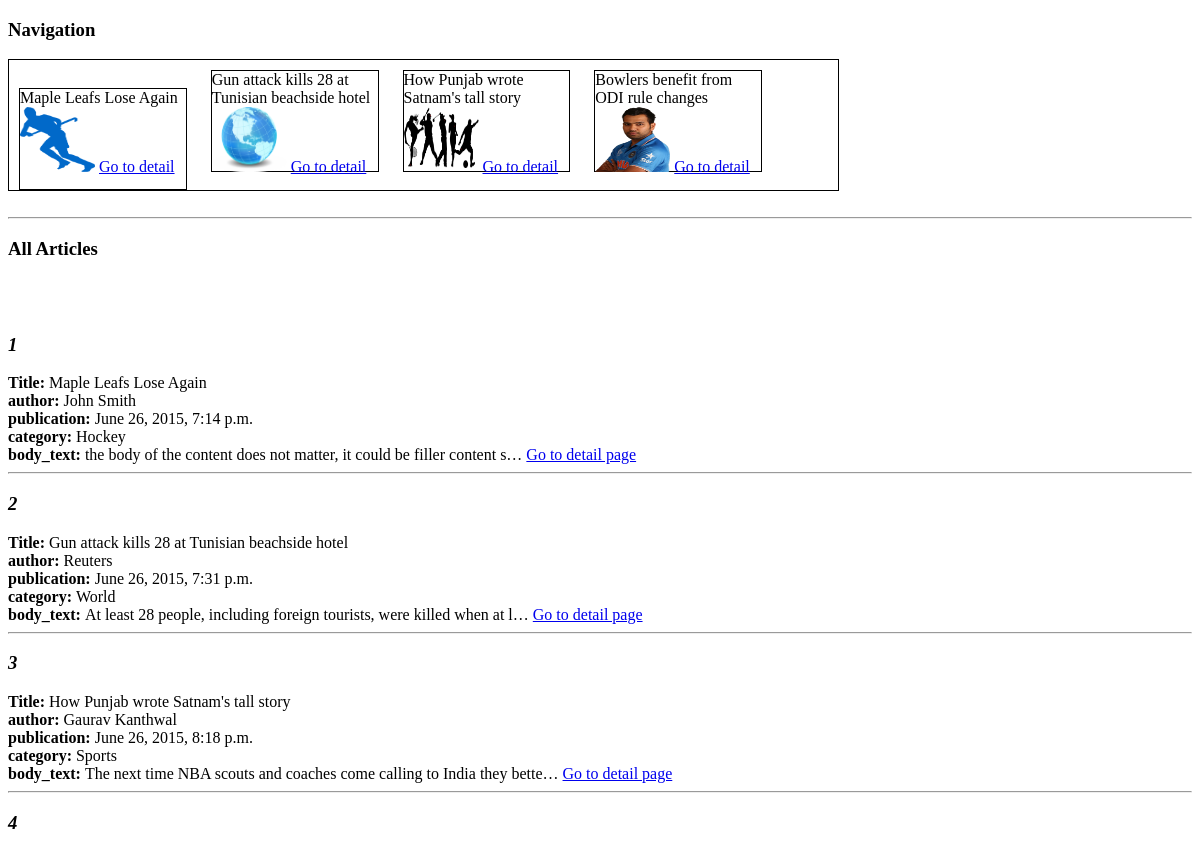
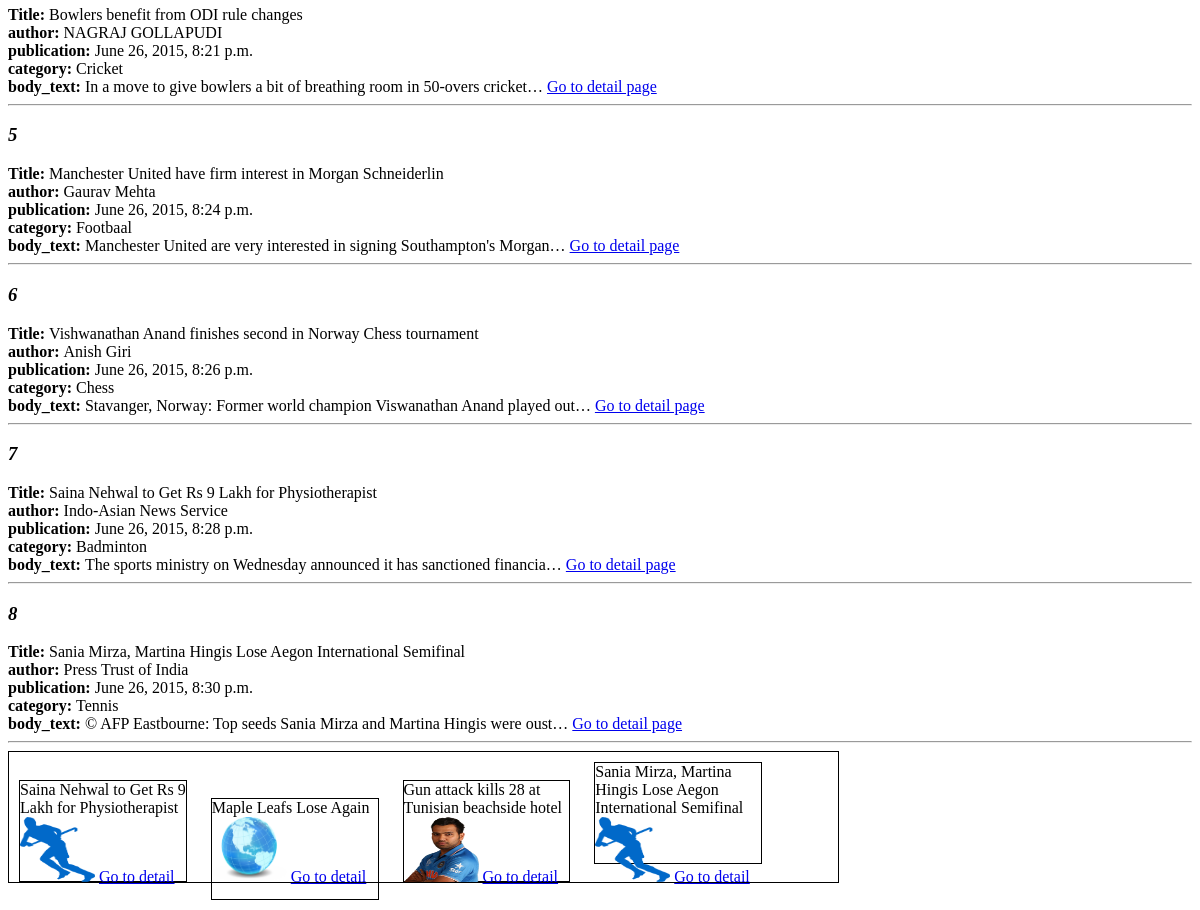
The page / on the database its author committed (2 pictures, top to bottom).
### apps/art/models.py (models this page shows)
class Article(models.Model):
    title = models.CharField(max_length=100)
    author = models.CharField(max_length=100)
    publication = models.DateTimeField(auto_now_add = True)
    category = models.CharField(max_length=100)
    hero_image = models.CharField(max_length=100)
    optional_image = models.CharField(max_length=100)
    body_text = models.TextField()

### apps/art/views.py (the view)
# urls.py: url(r'^$', home),
def home(request):
    return render(request, 'article_listing_page.html', locals())

### apps/art/context_processors.py (called while the page is built)
def all_common_variables(request):
    articles = Article.objects.all()
    random_article = Article.objects.order_by('?')[0:4]
    return {
            'articles':articles,
            'random_article':random_article,
            }

### apps/art/templates/article_listing_page.html (shortened to what this page needs)
{% extends "base.html" %}
{% block content %}
<h3><b>All Articles </b></h3></br></br>
{% for article in articles %}
	<h3><b><i>{{ forloop.counter }}</i></b></h3>
	<b>Title: </b>{{article.title}}</br>
	<b>author: </b>{{article.author}}</br>
	<b>publication: </b>{{article.publication}}</br>
	<b>category: </b>{{article.category}}</br>
	<b>body_text: </b>{{article.body_text|truncatechars:70}}
	<a href='/article/details/{{article.id}}/'>Go to detail page</a>
	</br><hr>
{% endfor %}
{% endblock %}

### apps/art/templates/base.html (shortened to what this page needs)
<!DOCTYPE html>
<html lang="en">
  <head>
    <link href="/static/css/common.css" rel="stylesheet">
  </head>
  <body>
  <h3>Navigation</h3>
  <div class='navigation_bar'>
  	<div class="nav-1">
	  	{{articles.0.title}}</br>
	  	<img src='{{articles.0.hero_image}}' height=65px width=75px />
	  	<a href='/article/details/{{articles.0.id}}'>Go to detail </a>
  	</div>
  	<div class="nav-2">
	  	{{articles.1.title}}</br>
	  	<img src='{{articles.1.hero_image}}' height=65px width=75px />
	  	<a href='/article/details/{{articles.1.id}}'>Go to detail </a>
  	</div>
  	<div class="nav-3">
	  	{{articles.2.title}}</br>
	  	<img src='{{articles.2.hero_image}}' height=65px width=75px />
	  	<a href='/article/details/{{articles.2.id}}'>Go to detail </a>
  	</div>
  	<div class="nav-4">
	  	{{articles.3.title}}</br>
	  	<img src='{{articles.3.hero_image}}' height=65px width=75px />
	  	<a href='/article/details/{{articles.3.id}}'>Go to detail </a>
  	</div>
  </div>
  </br><hr>
	  {% block content %}
	  {% endblock %}
<div class='navigation_bar'>
  	<div class="nav-1">
	  	{{random_article.0.title}}</br>
	  	<img src='{{random_article.0.hero_image}}' height=65px width=75px />
	  	<a href='/article/details/{{random_article.0.id}}'>Go to detail </a>
  	</div>
  	<div class="nav-2">
	  	{{random_article.1.title}}</br>
	  	<img src='{{random_article.1.hero_image}}' height=65px width=75px />
	  	<a href='/article/details/{{random_article.1.id}}'>Go to detail </a>
  	</div>
  	<div class="nav-3">
	  	{{random_article.2.title}}</br>
	  	<img src='{{random_article.2.hero_image}}' height=65px width=75px />
	  	<a href='/article/details/{{random_article.2.id}}'>Go to detail </a>
  	</div>
  	<div class="nav-4">
	  	{{random_article.3.title}}</br>
	  	<img src='{{random_article.3.hero_image}}' height=65px width=75px />
	  	<a href='/article/details/{{random_article.3.id}}'>Go to detail </a>
  	</div>
  </div>
  </body>

### static/css/common.css (style rules this page uses)
.navigation_bar { height: 130px; width: 70%; border: 1px solid; }
.nav-1, .nav-2, .nav-3, .nav-4 { height: 100px; width: 20%; border: 1px solid; display: inline-block; margin:10px; cursor: pointer; }

### rows shown on the page
Article: title "Maple Leafs Lose Again", hero_image (picture), author "John Smith", publication "June 26, 2015, 7:14 p.m.", category "Hockey", body_text "the body of the content does not matter, it could be filler content s…"
Article: title "Gun attack kills 28 at Tunisian beachside hotel", hero_image (picture), author "Reuters", publication "June 26, 2015, 7:31 p.m.", category "World", body_text "At least 28 people, including foreign tourists, were killed when at l…"
Article: title "How Punjab wrote Satnam's tall story", hero_image (picture), author "Gaurav Kanthwal", publication "June 26, 2015, 8:18 p.m.", category "Sports", body_text "The next time NBA scouts and coaches come calling to India they bette…"
Article: title "Bowlers benefit from ODI rule changes", hero_image (picture), author "NAGRAJ GOLLAPUDI", publication "June 26, 2015, 8:21 p.m.", category "Cricket", body_text "In a move to give bowlers a bit of breathing room in 50-overs cricket…"
Article: title "Manchester United have firm interest in Morgan Schneiderlin", author "Gaurav Mehta", publication "June 26, 2015, 8:24 p.m.", category "Footbaal", body_text "Manchester United are very interested in signing Southampton's Morgan…"
Article: title "Vishwanathan Anand finishes second in Norway Chess tournament", author "Anish Giri", publication "June 26, 2015, 8:26 p.m.", category "Chess", body_text "Stavanger, Norway: Former world champion Viswanathan Anand played out…"
Article: title "Saina Nehwal to Get Rs 9 Lakh for Physiotherapist", author "Indo-Asian News Service", publication "June 26, 2015, 8:28 p.m.", category "Badminton", body_text "The sports ministry on Wednesday announced it has sanctioned financia…"
Article: title "Sania Mirza, Martina Hingis Lose Aegon International Semifinal", author "Press Trust of India", publication "June 26, 2015, 8:30 p.m.", category "Tennis", body_text "© AFP Eastbourne: Top seeds Sania Mirza and Martina Hingis were oust…"
